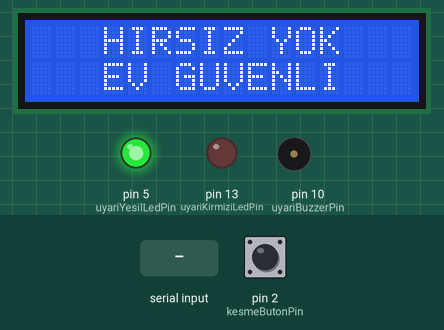
Recording of a sketch running on a simulated Arduino Uno, built with avr-gcc and run on an emulated ATmega328P. Parts: 16×2 character LCD, output pins drawn as LEDs (lit = HIGH), buzzer (waves = sounding, pin HIGH). Inputs (shaded band) come from the test bench; at power-on: pin 2 (kesmeButonPin) LOW. EEPROM starts erased.

Above: at 1.2 s.
1.3 s: "1" received over Serial
At 1.6 s:
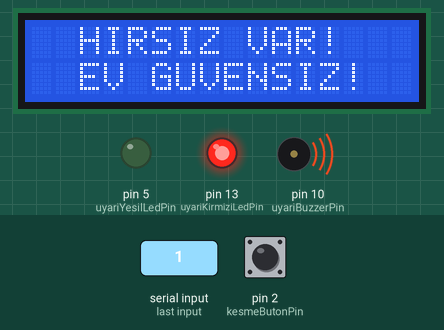
Timing chart, 0 to 4.3 s (numbered marks = the images above; inputs shaded):
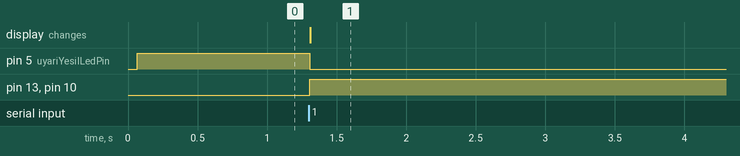

Measured:
- after the input at 1.3 s, pin 5 (uyariYesilLedPin): HIGH → LOW at once; pin 13 (uyariKirmiziLedPin), pin 10 (uyariBuzzerPin): LOW → HIGH at once; the display: changes at once (image 1)

The sketch:

brilliant_curcan_bombul1.ino
```cpp
#include <SoftwareSerial.h>
#include <LiquidCrystal.h>
#include <EEPROM.h>
LiquidCrystal lcd(12,11,8,9,6,7);

void Durdur();
int Alarm ;
char veri;
int uyariBuzzerPin = 10;
int uyariKirmiziLedPin = 13;
int uyariYesilLedPin = 5;
int kesmeButonPin =  2;
void setup(){
  EEPROM.get(0,Alarm);
  lcd.begin(16,2);
  pinMode(uyariBuzzerPin, OUTPUT);
  pinMode(uyariKirmiziLedPin, OUTPUT);
  pinMode(uyariYesilLedPin, OUTPUT);

  pinMode(kesmeButonPin,INPUT);
  attachInterrupt(digitalPinToInterrupt(kesmeButonPin),&Durdur,RISING);
  Serial.begin(9600);
}

void loop(){
  if(Serial.available()>0){
  	veri = Serial.read();
  }
  if(veri=='1'){
  	Alarm=1;
  }
  if(Alarm==1){
  	lcd.setCursor(0,0);
    lcd.print("  HIRSIZ VAR!   ");
    lcd.setCursor(0,1);
    lcd.print("  EV GUVENSIZ!  ");
    digitalWrite(uyariKirmiziLedPin, HIGH);
    digitalWrite(uyariBuzzerPin, HIGH);
    digitalWrite(uyariYesilLedPin, LOW);


  }
  else{
    lcd.setCursor(0,0);
    lcd.print("   HIRSIZ YOK   ");
    lcd.setCursor(0,1);
    lcd.print("   EV GUVENLI   ");
   	digitalWrite(uyariKirmiziLedPin, LOW);
    digitalWrite(uyariBuzzerPin, LOW);
    digitalWrite(uyariYesilLedPin, HIGH);

  }
  EEPROM.put(0,Alarm);
}
void Durdur(){
  Alarm = 0;
}
```
